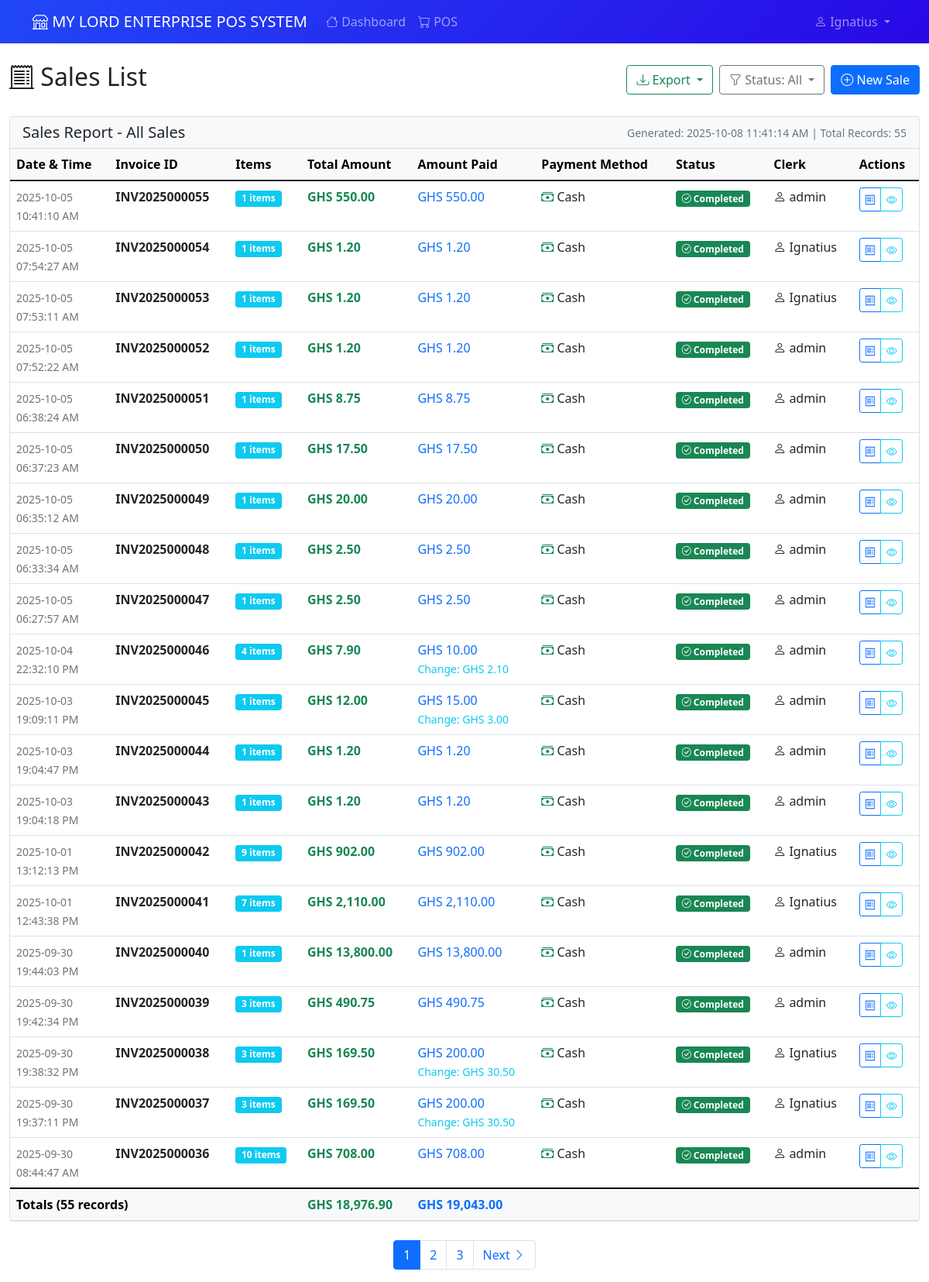
The page /pos/list-sales (signed in) on the database as committed earlier.
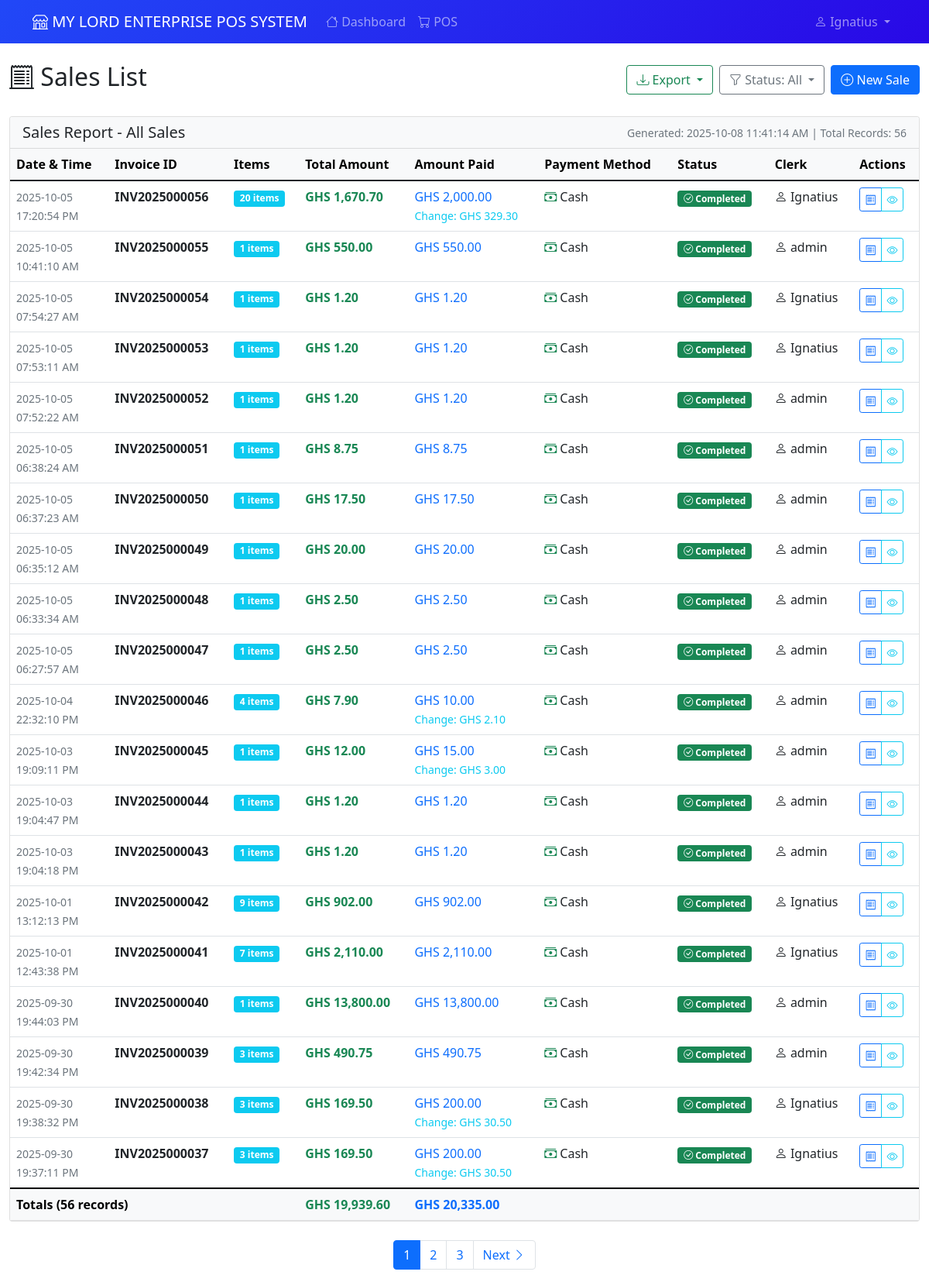
The same page on the database as committed later.
### app/models.py (models this page shows, shortened)
class Sale(db.Model):
    id = db.Column(db.Integer, primary_key=True)
    invoice_number = db.Column(db.String(20), unique=True, nullable=False)
    clerk_id = db.Column(db.Integer, db.ForeignKey('user.id'), nullable=False)
    total_amount = db.Column(db.Numeric(10, 2), nullable=False)
    total_profit = db.Column(db.Numeric(10, 2), nullable=False, default=0.00)
    payment_method = db.Column(db.String(20), nullable=False, default='cash')
    amount_paid = db.Column(db.Numeric(10, 2), nullable=False, default=0.00)
    change_given = db.Column(db.Numeric(10, 2), nullable=False, default=0.00)
    status = db.Column(db.String(20), nullable=False, server_default='completed')
    created_at = db.Column(db.DateTime, default=datetime.utcnow)
    updated_at = db.Column(db.DateTime, default=datetime.utcnow, onupdate=datetime.utcnow)
    sale_items = db.relationship('SaleItem', backref='sale', lazy=True, cascade='all, delete-orphan')

class User(UserMixin, db.Model):
    id = db.Column(db.Integer, primary_key=True)
    username = db.Column(db.String(80), unique=True, nullable=False)
    password_hash = db.Column(db.String(120), nullable=False)
    role = db.Column(db.String(20), nullable=False, default='cashier')  # admin, manager, cashier
    created_at = db.Column(db.DateTime, default=datetime.utcnow)
    is_active = db.Column(db.Boolean, default=True, nullable=False)
    is_temporary_password = db.Column(db.Boolean, default=False, nullable=False)
    password_reset_token = db.Column(db.String(100), nullable=True)
    password_reset_expires = db.Column(db.DateTime, nullable=True)
    must_change_password = db.Column(db.Boolean, default=False, nullable=False)
    last_password_change = db.Column(db.DateTime, nullable=True)
    sales = db.relationship('Sale', backref='clerk', lazy=True)
    expenses = db.relationship('Expense', backref='user', lazy=True)
    def needs_password_change(self):
        return self.must_change_password or self.is_temporary_password
    def is_admin(self):
        return self.role == 'admin'
    def is_manager(self):
        return self.role in ['admin', 'manager']

### app/pos.py (the view)
@bp.route('/list-sales')
@login_required
def list_sales():
    page = request.args.get('page', 1, type=int)
    status_filter = request.args.get('status', 'all')
    query = Sale.query
    if current_user.role == 'clerk':
        query = query.filter(Sale.clerk_id == current_user.id)
    if status_filter != 'all':
        query = query.filter(Sale.status == status_filter)
    sales = query.order_by(Sale.created_at.desc()).paginate(
        page=page, per_page=20, error_out=False
    )
    return render_template(
        'pos/sales_list.html',
        sales=sales,
        status_filter=status_filter,
        current_time=datetime.now()
    )

### app/models.py (called while the page is built)
    @property
    def line_total(self):
        return float(self.quantity * self.price_at_sale)

    @property
    def unit_display(self):
        unit_map = {
            'full': 'Full Pack',
            'half': 'Half Pack',
            'quarter': 'Quarter Pack',
            'unit': 'Retail Unit'
        }
        return unit_map.get(self.unit_type, 'Full Pack')

### app/templates/pos/sales_list.html (shortened to what the changed rows need)
{% extends "base.html" %}
{% block content %}
<div class="row">
    <div class="col-12">
        <div class="d-flex justify-content-between align-items-center mb-4">
            <h2><i class="bi bi-receipt-cutoff"></i> Sales List</h2>
        </div>
        {% if sales.items %}
        <div class="card" id="salesTableCard">
            <div class="card-header bg-light d-print-block">
                <div class="d-flex justify-content-between align-items-center">
                    <h5 class="mb-0">Sales Report - {{ status_filter.title() if status_filter != 'all' else 'All Sales' }}</h5>
                    <small class="text-muted d-print-block">
                        Generated: {{ current_time.strftime('%Y-%m-%d %H:%M:%S %p') if current_time else '' }}
                        | Total Records: {{ sales.total }}
                    </small>
                </div>
            </div>
            <div class="card-body p-0">
                <div class="table-responsive">
                    <table class="table table-hover mb-0" id="salesTable">
                        <thead class="table-light">
                            <tr>
                                <th>Date & Time</th>
                                <th>Invoice ID</th>
                                <th>Items</th>
                                <th>Total Amount</th>
                                <th>Amount Paid</th>
                                <th>Payment Method</th>
                                <th>Status</th>
                                <th>Clerk</th>
                                <th class="d-print-none">Actions</th>
                            </tr>
                        </thead>
                        <tbody>
                            {% for sale in sales.items %}
                            <tr>
                                <td>
                                    <small class="text-muted">
                                        {{ sale.created_at.strftime('%Y-%m-%d') }}<br>
                                        {{ sale.created_at.strftime('%H:%M:%S %p') }}
                                    </small>
                                </td>
                                <td>
                                    <strong>{{ sale.invoice_number }}</strong>
                                </td>
                                <td>
                                    <span class="badge bg-info">{{ sale.sale_items|length }} items</span>
                                </td>
                                <td>
                                    <strong class="text-success">GHS {{ sale.total_amount|currency }}</strong>
                                </td>
                                <td>
                                    <span class="text-primary">GHS {{ sale.amount_paid|currency }}</span>
                                    {% if sale.change_given > 0 %}
                                        <br><small class="text-info">Change: GHS {{ sale.change_given|currency }}</small>
                                    {% endif %}
                                </td>
                                <td>
                                    {% if sale.payment_method == 'cash' %}
                                        <i class="bi bi-cash-stack text-success"></i> Cash
                                    {% elif sale.payment_method == 'card' %}
                                        <i class="bi bi-credit-card text-primary"></i> Card
                                    {% elif sale.payment_method == 'mobile_money' %}
                                        <i class="bi bi-phone text-warning"></i> Mobile Money
                                    {% elif sale.payment_method == 'bank_transfer' %}
                                        <i class="bi bi-bank text-info"></i> Bank Transfer
                                    {% else %}
                                        <i class="bi bi-question-circle"></i> {{ sale.payment_method.title() }}
                                    {% endif %}
                                </td>
                                <td>
                                    {% if sale.status == 'completed' %}
                                        <span class="badge bg-success">
                                            <i class="bi bi-check-circle"></i> Completed
                                        </span>
                                    {% elif sale.status == 'pending' %}
                                        <span class="badge bg-warning text-dark">
                                            <i class="bi bi-clock"></i> Pending
                                        </span>
                                    {% elif sale.status == 'cancelled' %}
                                        <span class="badge bg-danger">
                                            <i class="bi bi-x-circle"></i> Cancelled
                                        </span>
                                    {% endif %}
                                </td>
                                <td>
                                    <i class="bi bi-person"></i> {{ sale.clerk.username }}
                                </td>
                                <td class="d-print-none">
                                    <div class="btn-group btn-group-sm" role="group">
                                        <a href="{{ url_for('pos.receipt', sale_id=sale.id) }}"
                                           class="btn btn-outline-primary" title="View Receipt">
                                            <i class="bi bi-receipt"></i>
                                        </a>
                                        <button type="button" class="btn btn-outline-info"
                                                data-bs-toggle="modal" data-bs-target="#saleModal{{ sale.id }}"
                                                title="View Details">
                                            <i class="bi bi-eye"></i>
                                        </button>
                                    </div>
                                </td>
                            </tr>
                            {% endfor %}
                        </tbody>
                        <tfoot class="table-light d-print-table-footer-group">
                            <tr>
                                <th colspan="3">Totals ({{ sales.total }} records)</th>
                                <th class="text-success">
                                    GHS {{ sales.items|sum(attribute='total_amount')|currency }}
                                </th>
                                <th class="text-primary">
                                    GHS {{ sales.items|sum(attribute='amount_paid')|currency }}
                                </th>
                                <th colspan="4"></th>
                            </tr>
                        </tfoot>
                    </table>
                </div>
            </div>
        </div>
        {% if sales.pages > 1 %}
        <nav aria-label="Sales pagination" class="mt-4 d-print-none">
            <ul class="pagination justify-content-center">
                {% for page_num in sales.iter_pages() %}
                    {% if page_num %}
                        {% if page_num != sales.page %}
                            <li class="page-item">
                                <a class="page-link" href="{{ url_for('pos.list_sales', page=page_num, status=status_filter) }}">
                                    {{ page_num }}
                                </a>
                            </li>
                        {% else %}
                            <li class="page-item active">
                                <span class="page-link">{{ page_num }}</span>
                            </li>
                        {% endif %}
                    {% else %}
                        <li class="page-item disabled">
                            <span class="page-link">…</span>
                        </li>
                    {% endif %}
                {% endfor %}
                {% if sales.has_next %}
                    <li class="page-item">
                        <a class="page-link" href="{{ url_for('pos.list_sales', page=sales.next_num, status=status_filter) }}">
                            Next <i class="bi bi-chevron-right"></i>
                        </a>
                    </li>
                {% endif %}
            </ul>
        </nav>
        {% endif %}
        {% endif %}
    </div>
</div>
{% endblock %}

Rows that differ between the two databases and show on the page:
no longer on this page (row unchanged): Sale: created_at "2025-09-30", created_at "08:44:47 AM", invoice_number "INV2025000036", sale_items|length "10", total_amount "708.00", amount_paid "708.00", payment_method "cash" (drawn), status "completed" (drawn), clerk.username "admin"
added Sale: created_at "2025-10-05", created_at "17:20:54 PM", invoice_number "INV2025000056", sale_items|length "20", total_amount "1,670.70", amount_paid "2,000.00", change_given "329.30", payment_method "cash" (drawn), status "completed" (drawn), clerk.username "Ignatius"
Other text that changed with them:
{{ sales.total }}: "55" → "56"
{{ sales.items|sum(attribute='total_amount')|currency }}: "18,976.90" → "19,939.60"
{{ sales.items|sum(attribute='amount_paid')|currency }}: "19,043.00" → "20,335.00"
